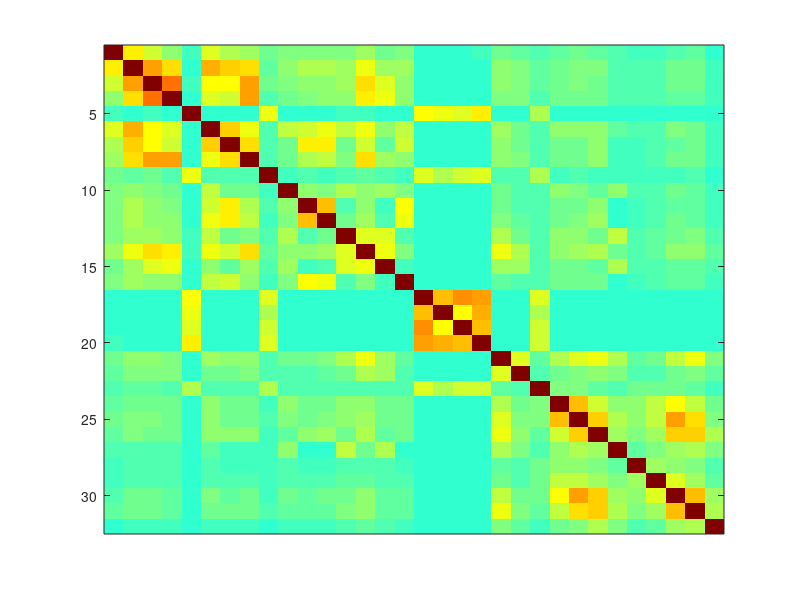

MATLAB code to generate this figure: (Note: this script raises an error after producing the figure.)


%% Load Data

load('PLI.mat')

PLI = PLI2;
R = R2;
zScore = zScoreReport2;

%% Plot Basic Figures

% Plot R values for real real signals and average for surrogate signals

figure(1)
colormap('jet')
imagesc(R(:,:,1), [0,1]);

set(gca, 'XTick', []);
set(gca, 'XTickLabels', []);
set(gca, 'YTick', []);
set(gca, 'YTickLabels', []);
colorbar(gca)

title('R Matrix, phase difference between signals')

figure(2)
colormap('jet')
imagesc(mean(R(:,:,2:end),3), [0,1]);

set(gca, 'XTick', []);
set(gca, 'XTickLabels', []);
set(gca, 'YTick', []);
set(gca, 'YTickLabels', []);
colorbar(gca)

title('R Matrix for Surrogate Data')

%% Plot PLI and average PLI for surrogate data

figure(3)
colormap('jet')
imagesc(PLI(:,:,1), [0,0.25]);

set(gca, 'XTick', []);
set(gca, 'XTickLabels', []);
set(gca, 'YTick', []);
set(gca, 'YTickLabels', []);
colorbar(gca)

title('Phase Lag Index')

figure(4)
colormap('jet')
imagesc(mean(PLI(:,:,2:end),3), [0,0.25]);

set(gca, 'XTick', []);
set(gca, 'XTickLabels', []);
set(gca, 'YTick', []);
set(gca, 'YTickLabels', []);
colorbar(gca)

title('Phase Lag Index, Surrogate Data')

%% zScore for data and surrogate data

figure(5)
colormap('jet')
imagesc(zScore(:,:,1), [-5,5]);

set(gca, 'XTick', []);
set(gca, 'XTickLabels', []);
set(gca, 'YTick', []);
set(gca, 'YTickLabels', []);
colorbar(gca)

title('Z-Score')

figure(6)
colormap('jet')
imagesc(mean(zScore(:,:,2:end),3), [-5,5]);

set(gca, 'XTick', []);
set(gca, 'XTickLabels', []);
set(gca, 'YTick', []);
set(gca, 'YTickLabels', []);
colorbar(gca)

title('Z-Score, Surrogate Data')

%% zScore pass for signifigance

zScorePass = (abs(zScore(:,:,1)) >= 1.96) .* sign(zScore(:,:,1));

figure(7)
colormap('jet')
imagesc(zScorePass, [-1,1]);

set(gca, 'XTick', []);
set(gca, 'XTickLabels', []);
set(gca, 'YTick', []);
set(gca, 'YTickLabels', []);
colorbar(gca)

title(sprintf('Z-Score >= 1.96 (.95 Confidence)\n+1 = Signifigant Coupling. -1 = Signifigant Non-Coupling'))

